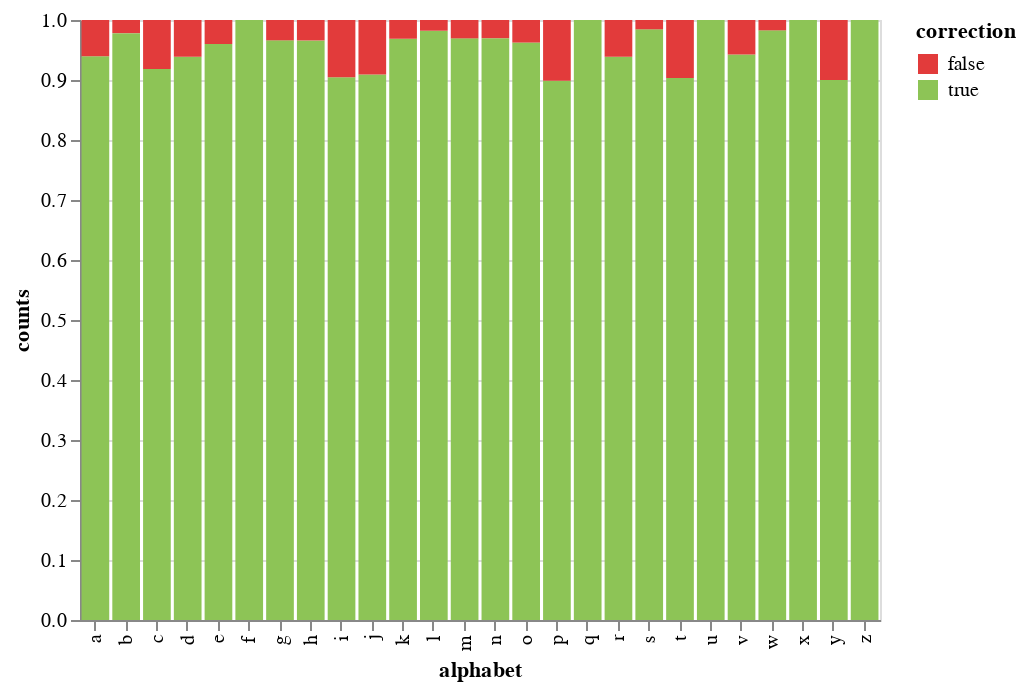

Here is the notebook cell this chart was saved with:
### Code cell
color_scale = alt.Scale(
            domain=[False, True],
            range=["#e23b3b", "#8dc456"]
        )

chart = alt.Chart(x_percentages).mark_bar().encode(
    x='alphabet',
    y='counts',
    color=alt.Color(
        'correction',
        scale = color_scale,
    ))
chart

### Figure 1 — Vega-Lite specification as saved in the notebook (floating-point values rounded to 4 significant figures)
{"$schema": "https://vega.github.io/schema/vega-lite/v2.json", "config": {"view": {"height": 300, "width": 400}}, "data": {"values": [{"alphabet": "a", "correction": true, "counts": 0.9394}, {"alphabet": "a", "correction": false, "counts": 0.06061}, {"alphabet": "b", "correction": true, "counts": 0.9781}, {"alphabet": "b", "correction": false, "counts": 0.0219}, {"alphabet": "c", "correction": true, "counts": 0.9182}, {"alphabet": "c", "correction": false, "counts": 0.08182}, {"alphabet": "d", "correction": true, "counts": 0.9386}, {"alphabet": "d", "correction": false, "counts": 0.0614}, {"alphabet": "e", "correction": true, "counts": 0.96}, {"alphabet": "e", "correction": false, "counts": 0.04}, {"alphabet": "f", "correction": true, "counts": 1}, {"alphabet": "g", "correction": true, "counts": 0.9661}, {"alphabet": "g", "correction": false, "counts": 0.0339}, {"alphabet": "h", "correction": true, "counts": 0.9659}, {"alphabet": "h", "correction": false, "counts": 0.03409}, {"alphabet": "i", "correction": true, "counts": 0.9048}, {"alphabet": "i", "correction": false, "counts": 0.09524}, {"alphabet": "j", "correction": true, "counts": 0.9091}, {"alphabet": "j", "correction": false, "counts": 0.09091}, {"alphabet": "k", "correction": true, "counts": 0.9688}, {"alphabet": "k", "correction": false, "counts": 0.03125}, {"alphabet": "l", "correction": true, "counts": 0.9821}, {"alphabet": "l", "correction": false, "counts": 0.01786}, {"alphabet": "m", "correction": true, "counts": 0.9694}, {"alphabet": "m", "correction": false, "counts": 0.03061}, {"alphabet": "n", "correction": true, "counts": 0.9697}, {"alphabet": "n", "correction": false, "counts": 0.0303}, {"alphabet": "o", "correction": true, "counts": 0.9624}, {"alphabet": "o", "correction": false, "counts": 0.03759}, {"alphabet": "p", "correction": true, "counts": 0.8986}, {"alphabet": "p", "correction": false, "counts": 0.1014}, {"alphabet": "q", "correction": true, "counts": 1}, {"alphabet": "r", "correction": true, "counts": 0.9388}, {"alphabet": "r", "correction": false, "counts": 0.06122}, {"alphabet": "s", "correction": true, "counts": 0.9845}, {"alphabet": "s", "correction": false, "counts": 0.01554}, {"alphabet": "t", "correction": true, "counts": 0.9035}, {"alphabet": "t", "correction": false, "counts": 0.09649}, {"alphabet": "u", "correction": true, "counts": 1}, {"alphabet": "v", "correction": true, "counts": 0.9426}, {"alphabet": "v", "correction": false, "counts": 0.05742}, {"alphabet": "w", "correction": true, "counts": 0.9828}, {"alphabet": "w", "correction": false, "counts": 0.01724}, {"alphabet": "x", "correction": true, "counts": 1}, {"alphabet": "y", "correction": true, "counts": 0.9}, {"alphabet": "y", "correction": false, "counts": 0.1}, {"alphabet": "z", "correction": true, "counts": 1}]}, "encoding": {"color": {"field": "correction", "scale": {"domain": [false, true], "range": ["#e23b3b", "#8dc456"]}, "type": "nominal"}, "x": {"field": "alphabet", "type": "nominal"}, "y": {"field": "counts", "type": "quantitative"}}, "mark": "bar"}
